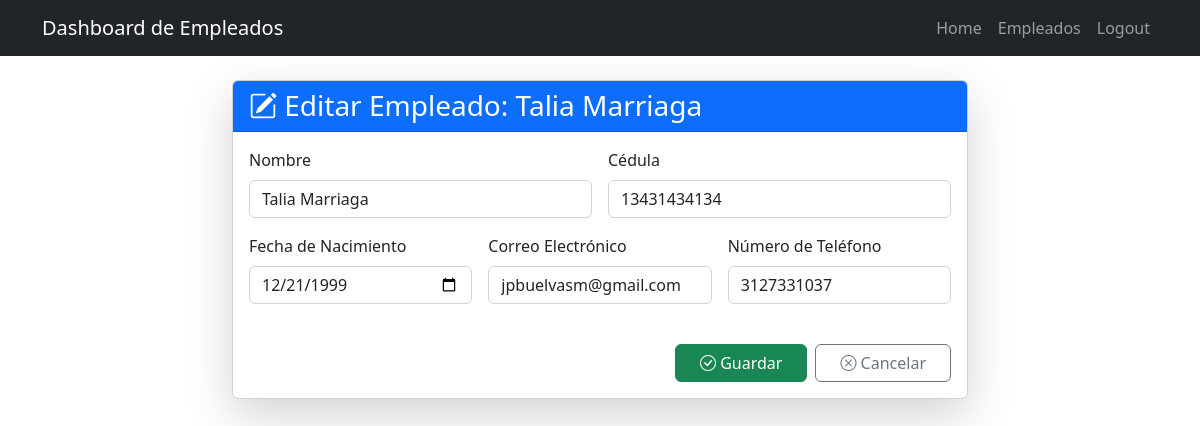
Screenshot of /employees/4/update/ (signed in) with the database file from the repository.
### employees/models.py (models this page shows, shortened)
class Employess(models.Model):
    name = models.CharField(max_length=200)
    DNI = models.CharField(max_length=20)   # en vez de IntegerField
    created = models.DateTimeField(auto_now_add=True)
    birthdate = models.DateField(null=True, blank=True)  # Cambiado a DateField
    email = models.EmailField(max_length=100)  # Cambiado a EmailField
    phone = models.CharField(max_length=20) # en vez de IntegerField
    user = models.ForeignKey(User, on_delete=models.CASCADE)

### employees/views.py (the view)
# urls.py: path('employees/<int:pk>/update/', EmployeeUpdateView.as_view(), name='update_employee'),
class EmployeeUpdateView(LoginRequiredMixin, UpdateView):
    model = Employess
    form_class = EmployessForm
    template_name = 'employee_form.html'
    success_url = reverse_lazy('employees')

### employees/forms.py (shortened to what this page needs)
class EmployessForm(forms.ModelForm):
    class Meta:
        model = Employess
        fields = ['name', 'DNI', 'birthdate', 'email', 'phone']
        widgets = {
            'name': forms.TextInput(attrs={'class': 'form-control'}),
            'DNI': forms.NumberInput(attrs={'class': 'form-control'}),
            'birthdate': forms.DateInput(attrs={'class': 'form-control', 'type': 'date'}),
            'email': forms.EmailInput(attrs={'class': 'form-control'}),
            'phone': forms.NumberInput(attrs={'class': 'form-control'}),
        }

### employees/templates/employee_form.html (shortened to what this page needs)
{% extends "base.html" %}
{% block content %}
<div class="container mt-4">
  <div class="row justify-content-center">
    <div class="col-md-8">
      <div class="card shadow-lg">
        <div class="card-header bg-primary text-white">
          <h3 class="card-title mb-0">
            <i class="bi bi-pencil-square"></i> Editar Empleado: {{ object.name }}
          </h3>
        </div>
        <div class="card-body">
          <form method="POST">
            <div class="row g-3">
              <div class="col-md-6">
                <div class="mb-3">
                  <label for="{{ form.name.id_for_label }}" class="form-label">Nombre</label>
                  {{ form.name }}
                </div>
              </div>
              <div class="col-md-6">
                <div class="mb-3">
                  <label for="{{ form.DNI.id_for_label }}" class="form-label">Cédula</label>
                  {{ form.DNI }}
                </div>
              </div>
            </div>
            <div class="row g-3">
              <div class="col-md-4">
                <div class="mb-3">
                  <label for="{{ form.birthdate.id_for_label }}" class="form-label">Fecha de Nacimiento</label>
                  {{ form.birthdate }}
                </div>
              </div>
              <div class="col-md-4">
                <div class="mb-3">
                  <label for="{{ form.email.id_for_label }}" class="form-label">Correo Electrónico</label>
                  {{ form.email }}
                </div>
              </div>
              <div class="col-md-4">
                <div class="mb-3">
                  <label for="{{ form.phone.id_for_label }}" class="form-label">Número de Teléfono</label>
                  {{ form.phone }}
                </div>
              </div>
            </div>
             <div class="d-flex justify-content-end mt-4">
                 <button type="submit" class="btn btn-success px-4 me-2">
                   <i class="bi bi-check-circle"></i> Guardar
                 </button>
                <a href="{% url 'employees' %}" class="btn btn-outline-secondary px-4">
                  <i class="bi bi-x-circle"></i> Cancelar
                </a>
              </div>
          </form>
        </div>
      </div>
    </div>
  </div>
</div>
{% endblock %}

### rows the page displays
Employess: name "Talia Marriaga", DNI "13431434134", birthdate "12/21/1999", email "jpbuelvasm@gmail.com", phone "3127331037"
